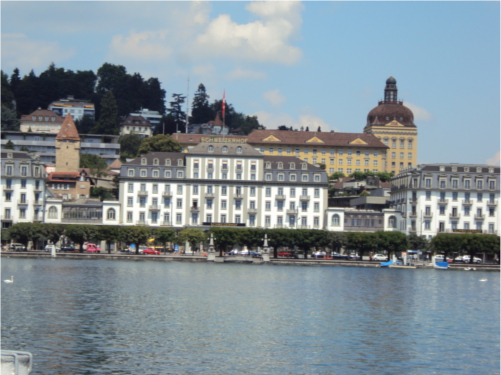
#> input picture Racunarski vid/Lab/Lab 3/1.JPG, 501 x 375 px
$ python lab3.py
#> lines starting #> are read from the running program, lines starting #| are printed output that depends on the picture
import cv2
import numpy as np


def merge_imgs(img1, img2):
    MIN_MATCH_COUNT = 10
    detector = cv2.SIFT_create()
    kp1, des1 = detector.detectAndCompute(img1, None)
    kp2, des2 = detector.detectAndCompute(img2, None)

    FLANN_INDEX_KDTREE = 1
    index_params = dict(algorithm=FLANN_INDEX_KDTREE, trees=5)
    search_params = dict(checks=50)
    flann = cv2.FlannBasedMatcher(index_params, search_params)
    matches = flann.knnMatch(des1, des2, k=2)
    good = list()
    for m, n in matches:
        if m.distance < 0.7 * n.distance:
            good.append(m)

    if len(good) <= MIN_MATCH_COUNT:
        return None

    src_pts = np.float32([kp1[m.queryIdx].pt for m in good]).reshape(-1, 1, 2)
    dst_pts = np.float32([kp2[m.trainIdx].pt for m in good]).reshape(-1, 1, 2)

    M, mask = cv2.findHomography(dst_pts, src_pts, cv2.RANSAC, 5.0)
    h, w = img1.shape[0], img1.shape[1]
    pts = np.float32([[0, 0], [0, h - 1], [w - 1, h - 1], [w - 1, 0]]).reshape(-1, 1, 2)
    dst = cv2.perspectiveTransform(pts, M)
    dst += (w, 0)  # shift the transformed image to the right by the width of img1

    # Create a white canvas of size that fits both images
    h_new, w_new = max(img1.shape[0], img2.shape[0]), img1.shape[1] + img2.shape[1]
    result = np.ones((h_new, w_new, 3), np.uint8)

    # Merge the images onto the canvas
    result[0:img1.shape[0], 0:img1.shape[1]] = img1
    warp_img = cv2.warpPerspective(img2, M, (w_new, h_new))
    result = np.where(warp_img != 0, warp_img, result)

    return result


if __name__ == '__main__':
    img1 = cv2.imread('1.JPG')
#> img1 is the input picture: shape (375, 501, 3); mean B, G, R 149.6, 143, 130.7
    img2 = cv2.imread('2.JPG')
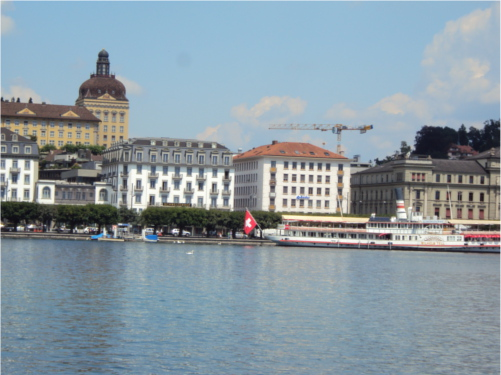
#> input picture Racunarski vid/Lab/Lab 3/2.JPG, 501 x 375 px
#> img2 is the input picture: shape (375, 501, 3); mean B, G, R 162.2, 152.9, 137.6
    img3 = cv2.imread('3.JPG')
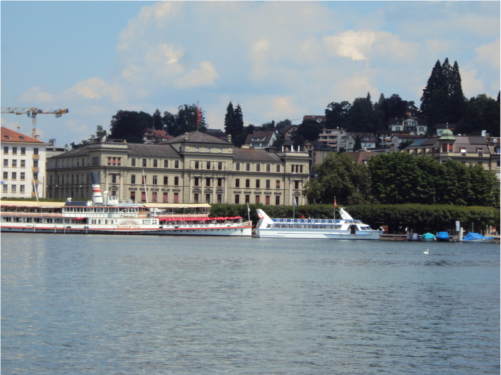
#> input picture Racunarski vid/Lab/Lab 3/3.JPG, 501 x 375 px
#> img3 is the input picture: shape (375, 501, 3); mean B, G, R 146.2, 139.8, 129.1

    sift = cv2.SIFT_create()

    kp2, desc2 = sift.detectAndCompute(img2, None)
#> kp2 = 1298 keypoints; strongest (x, y, size): (388, 236, 4.5), (175, 231, 3.9), (31, 226, 2.7), (19, 228, 2.8)
    kp3, desc3 = sift.detectAndCompute(img3, None)
#> kp3 = 1315 keypoints; strongest (x, y, size): (463, 151, 2.4), (261, 213, 5), (353, 228, 4.9), (457, 223, 3.1)

    # 2. i 3. slika, FlannBased ne bruteforce
    flann_params = dict(algorithm=1, trees=5)
    matcher = cv2.FlannBasedMatcher(flann_params, {})
    matches = matcher.match(desc2, desc3)
#> matches = 1298 matches

    # karakteristicne tacke iz obe slike
    pts2 = np.float32([kp2[m.queryIdx].pt for m in matches]).reshape(-1, 1, 2)
#> pts2 = 1298 rows, first 8: [2.69, 121.4], [2.69, 121.4], [2.85, 174.8], [3.28, 165.3], [3.57, 237.7], [4.19, 200], [4.91, 102.8], [5.28, 124.9]
    pts3 = np.float32([kp3[m.trainIdx].pt for m in matches]).reshape(-1, 1, 2)
#> pts3 = 1298 rows, first 8: [48.78, 159.6], [491.5, 173.7], [488.8, 203.1], [479.6, 133.9], [331.9, 103.6], [485.2, 166.2], [476.2, 224.3], [279.8, 154.2]

    # odredjivanje homografije
    H23, _ = cv2.findHomography(pts3, pts2, cv2.RANSAC)
#> H23 = [[0.916, -0.00726, 306.2], [-0.0303, 0.983, 18.37], [-0.000175, -7.67e-06, 1]]

    # Warp treca slika da se podudara s drugom slikom
    result23 = cv2.warpPerspective(img3, H23, (img2.shape[1] + img3.shape[1], int(1.2 * img2.shape[0])))
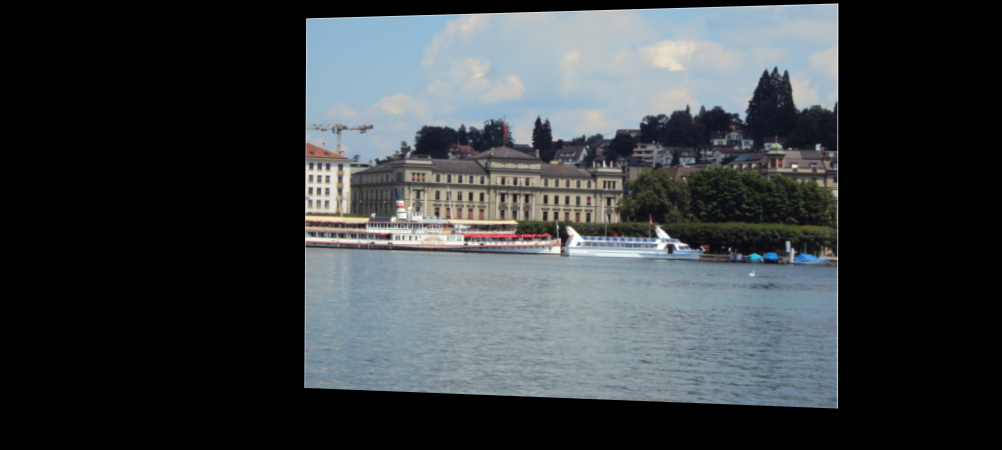
#> result23: shape (450, 1002, 3); mean B, G, R 66.3, 63.4, 58.5
    # panorama
    result23[0:img2.shape[0], 0:img2.shape[1]] = img2
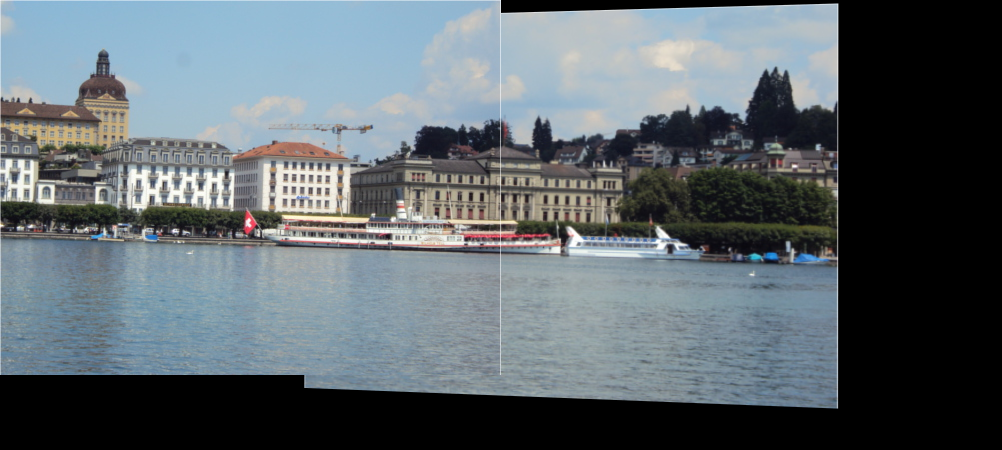
#> result23: shape (450, 1002, 3); mean B, G, R 108.8, 103.2, 93.7

    cv2.imwrite('result23.jpg', result23)
    cv2.imshow('Result23', result23)

    # sad za panoramicu i prvu sliku isti postupak
    kp3, desc3 = sift.detectAndCompute(result23, None)
#> kp3 = 2243 keypoints; strongest (x, y, size): (388, 236, 4.5), (175, 231, 3.9), (31, 226, 2.7), (571, 231, 5.3)
    kp1, desc1 = sift.detectAndCompute(img1, None)
#> kp1 = 1780 keypoints; strongest (x, y, size): (466, 257, 3.9), (318, 253, 2.8), (8, 195, 5.7), (195, 203, 3.4)

    index_params = dict(algorithm=1, trees=5)
    search_params = dict(checks=50)
    flann = cv2.FlannBasedMatcher(index_params, search_params)
    matches = flann.knnMatch(desc1, desc3, k=2)
#> matches = 1780 matches

    good = []
    for m, n in matches:
        if m.distance < 0.7 * n.distance:
            good.append(m)
#> after the loop, good = 389 matches

    # image = cv2.drawMatches(img1, kp1, result12, kp3, good, None, cv2.DRAW_MATCHES_FLAGS_NOT_DRAW_SINGLE_POINTS)
    # cv2.imshow('uparivanje', image)

    matches = matcher.match(desc1, desc3)

    pts1 = np.float32([kp1[m.queryIdx].pt for m in matches]).reshape(-1, 1, 2)
#> pts1 = 1780 rows, first 8: [2.65, 137.3], [3.13, 361], [3.65, 357.3], [3.84, 197.5], [4.46, 181], [4.89, 141.4], [4.89, 141.4], [4.92, 187.9]
    pts3 = np.float32([kp3[m.trainIdx].pt for m in matches]).reshape(-1, 1, 2)
#> pts3 = 1780 rows, first 8: [787.5, 254.2], [102.9, 84.18], [464.9, 210.7], [110.2, 58.54], [683.4, 108.3], [666.6, 201.9], [666.6, 201.9], [605.7, 137.1]

    H13, _ = cv2.findHomography(pts3, pts1, cv2.RANSAC)
#> H13 = [[0.917, -0.00125, 288.7], [-0.0452, 0.973, 31.6], [-0.000165, -3.01e-05, 1]]

    result = cv2.warpPerspective(result23, H13, (img1.shape[1] + result23.shape[1], int(1.2 * img1.shape[0])))
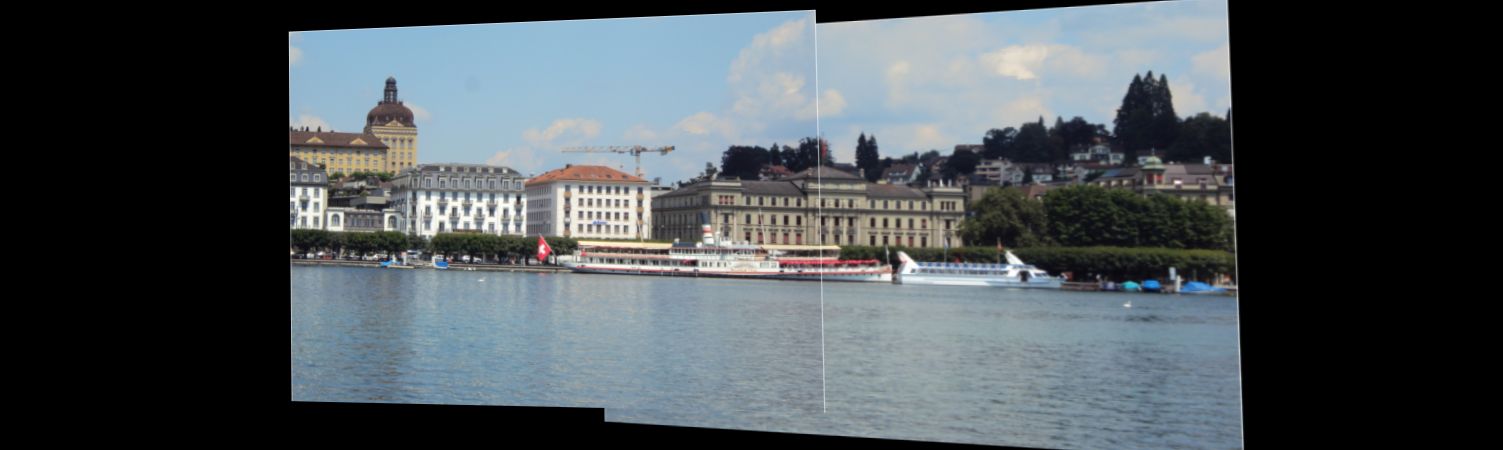
#> result: shape (450, 1503, 3); mean B, G, R 86.2, 81.8, 74.5
    result[0:img1.shape[0], 0:img1.shape[1]] = img1
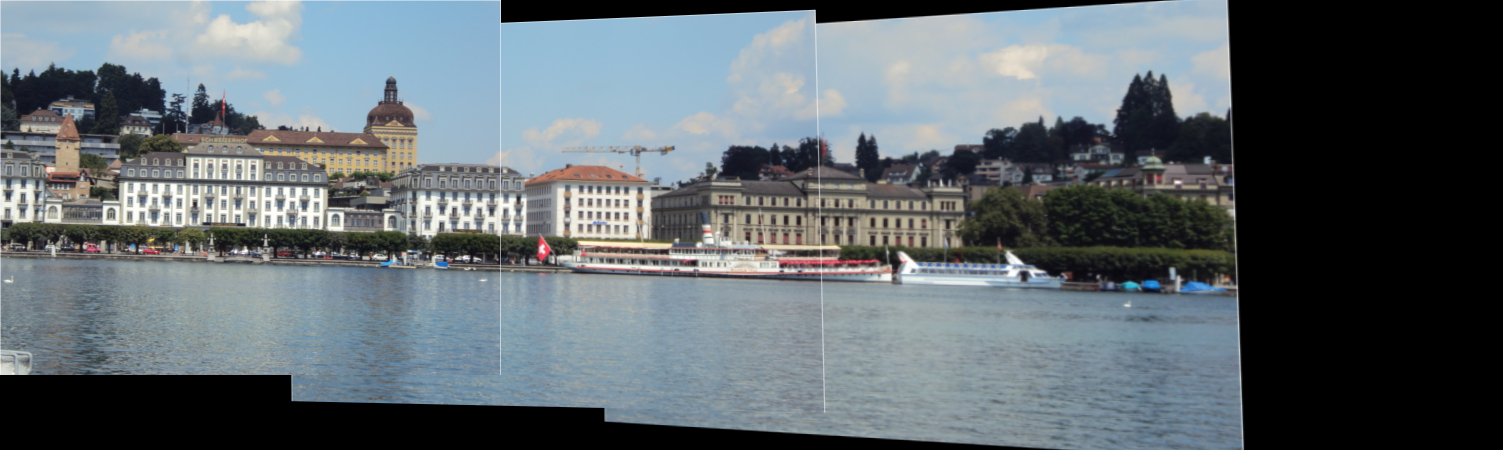
#> result: shape (450, 1503, 3); mean B, G, R 110.8, 105.6, 96.7

    cv2.imshow('Result', result)
    cv2.waitKey(0)
    cv2.destroyAllWindows()
